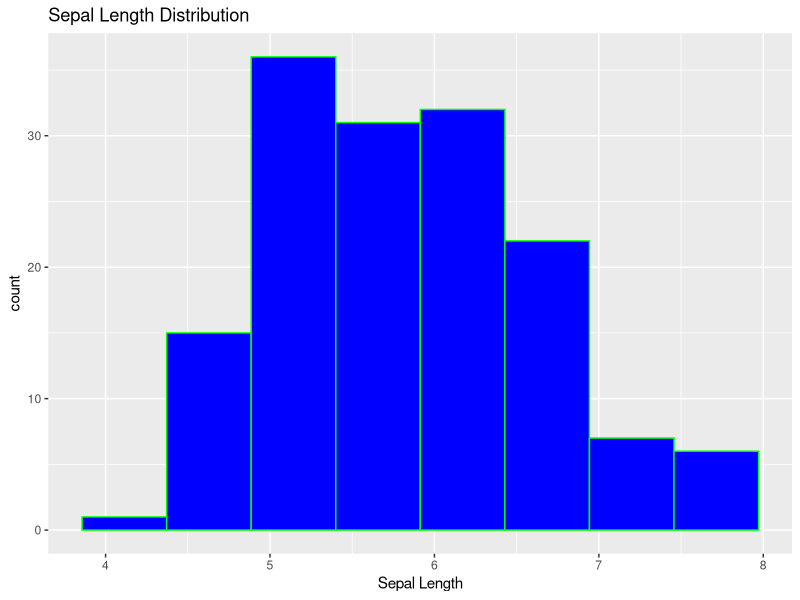
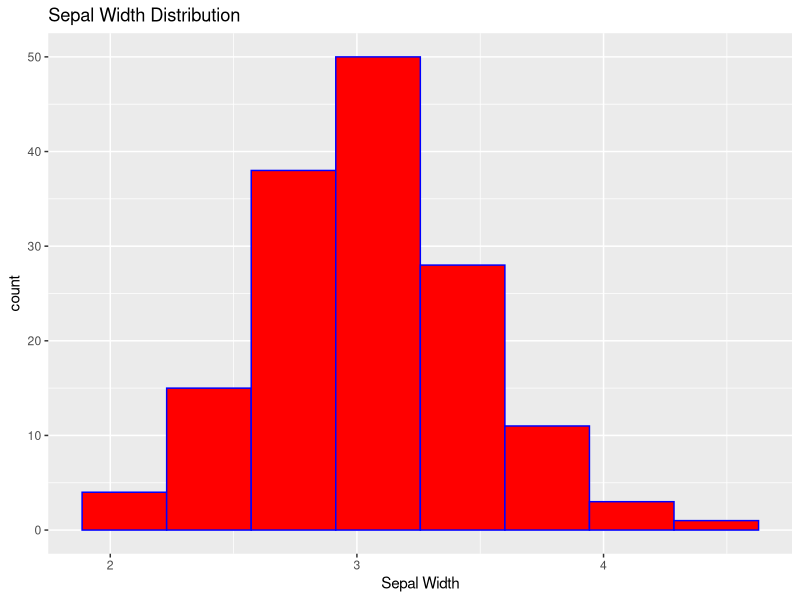
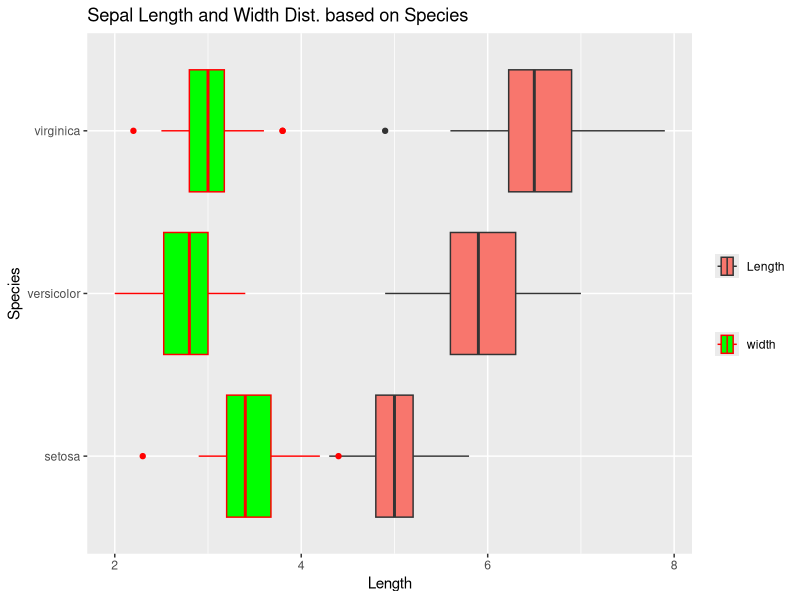
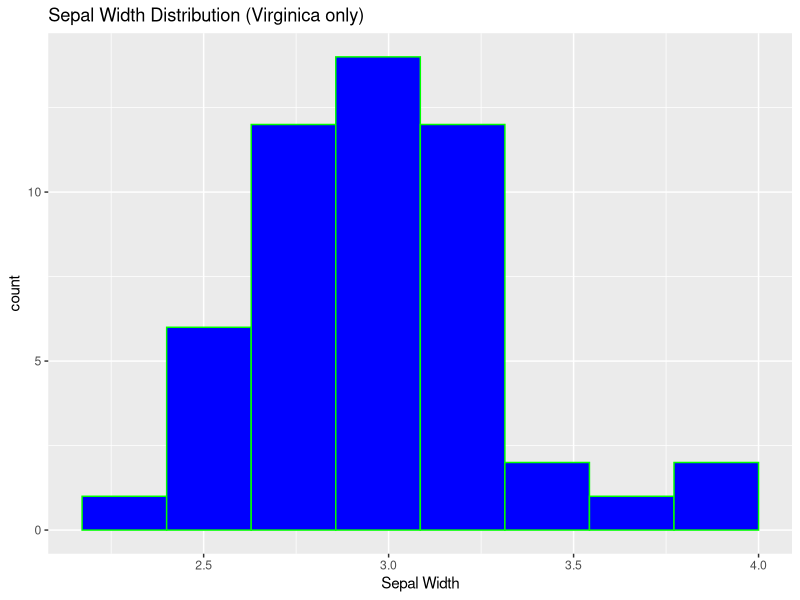

These charts were generated, in order, by the following R code:
## ---- chunk 1
knitr::opts_chunk$set(echo = TRUE)
## ---- chunk 2
library(tidyverse)
## ---- chunk 3
ggplot(iris) +
    geom_histogram(aes(x = Sepal.Length), bins = 8,
                   fill = "blue",
                   color = "green") +
    labs(title = "Sepal Length Distribution", x = "Sepal Length")
ggplot(iris) +
    geom_histogram(aes(x = Sepal.Width), bins = 8,
                   fill = "red",
                   color = "blue") +
    labs(title = "Sepal Width Distribution", x = "Sepal Width")
## ---- chunk 4
ggplot(iris) +
    geom_boxplot(aes(x = Sepal.Length, y = Species, fill = "Length")) +
    geom_boxplot(aes(x = Sepal.Width, y = Species, shape = "width"), 
                 fill = "green", color = "red") +
    labs(title = "Sepal Length and Width Dist. based on Species", 
         x = "Length", shape = "", fill = "")
## ---- chunk 5
iris %>%
    filter(Species == "virginica") %>%
    ggplot() +
    geom_histogram(aes(x = Sepal.Width), bins = 8,
                   fill = "blue",
                   color = "green") +
    labs(title = "Sepal Width Distribution (Virginica only)", 
          x = "Sepal Width")
